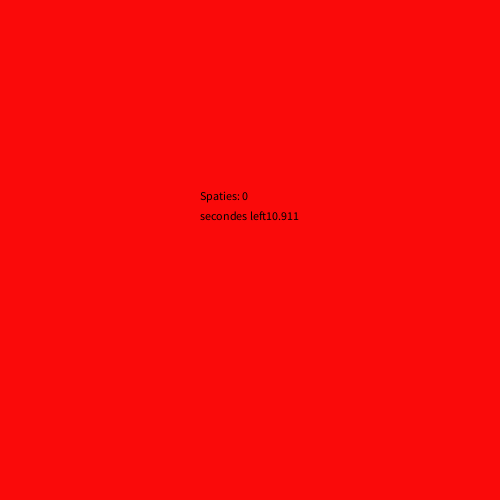
Frame 1 (no input)
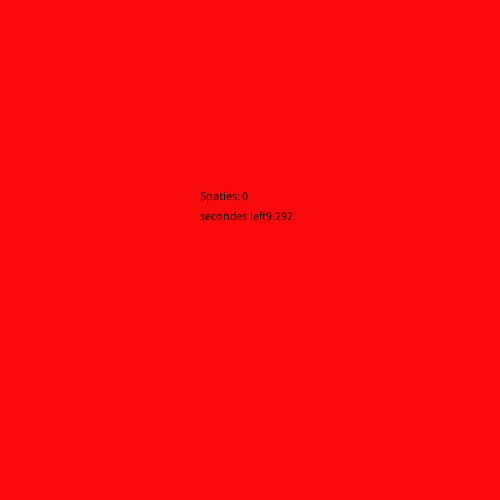
Frame 60 (the mouse pressed at the canvas centre just before this capture)
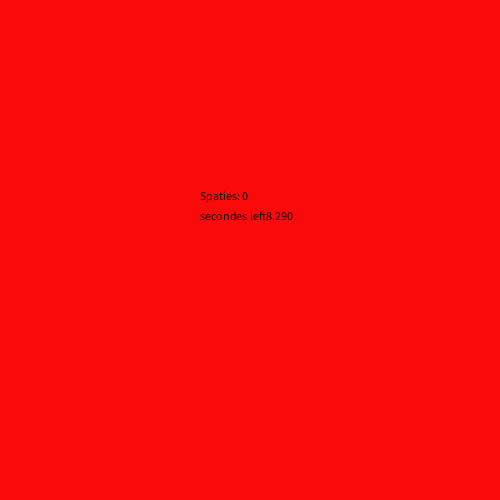
Frame 120 (the mouse held since frame 60 and released just before this capture)

The Processing sketch that drew these frames (run headless with seeded random() and noise(); from frame 60 on, the mouse is pressed at the canvas centre):

// Processing sketch: H12_opdracht_2
// ── H12_opdracht_2.pde
int seconden;
int aantalSpaties = 0;
int leftamount;
int millisLeft;
boolean  racing  =  true; 

void setup(){
  size(500,500);
}

void draw(){
background(250,10,10);
  
  seconden  =  millis()/1000;
leftamount = 10 - seconden;
millisLeft = 1000 - (millis()%1000);
if(leftamount <= 0){
leftamount = 0;
millisLeft = 0;
}
if(seconden >= 10){
   racing = false;
} 
  stroke(0,0,0);
  fill(0,0,0);                                 
  text("Spaties: " + aantalSpaties, 200,200); 
text("secondes left" + leftamount +"." + millisLeft, 200,220);
}

void keyReleased(){
  if(keyCode == 32 && racing){
  aantalSpaties  ++;
  }
}
